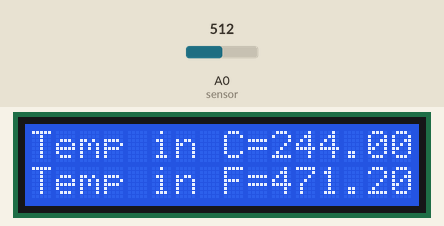
The sketch below on a simulated Arduino Uno, built with avr-gcc and run on an emulated ATmega328P. On the bench: 16×2 character LCD. Inputs (shaded band) come from the test bench; at power-on: A0 (sensor) = 512.

Above: at 1.2 s.
1.3 s: A0 (sensor) set to 218
At 1.8 s:
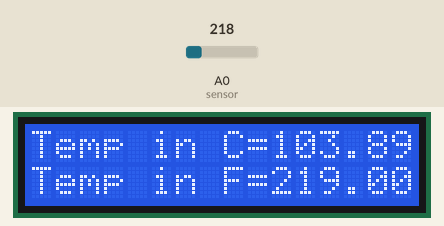
2.8 s: A0 (sensor) set to 195
At 4.0 s:
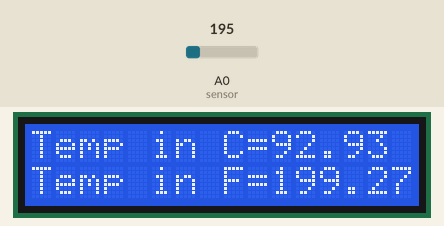
4.3 s: A0 (sensor) set to 88
At 5.1 s:
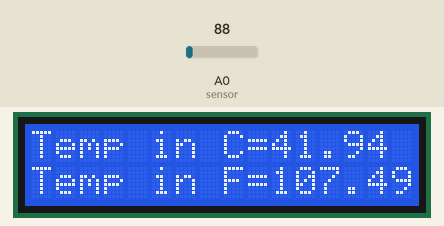
5.8 s: A0 (sensor) set to 75
At 6.4 s:
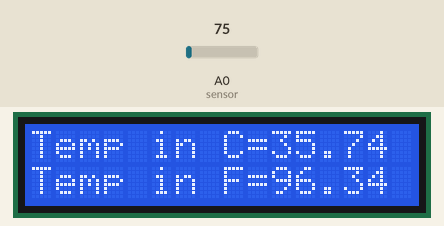
7.3 s: A0 (sensor) set to 22
At 8.5 s:
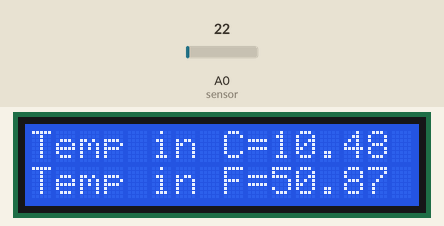
8.8 s: A0 (sensor) set to 19
At 9.9 s:
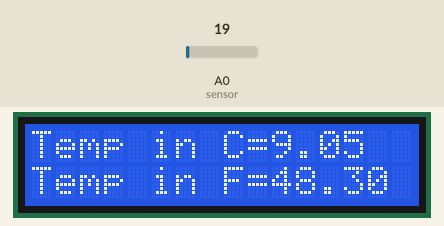
Timing chart, 0 to 11.3 s (numbered marks = the images above; inputs shaded):
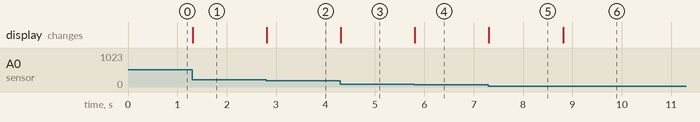

Measured:
- the behaviour switches between 210 and 209 on A0 (sensor) (found by bisection; images 1 and 2)
- the behaviour switches between 80 and 79 on A0 (sensor) (found by bisection; images 3 and 4)
- the behaviour switches between 21 and 20 on A0 (sensor) (found by bisection; images 5 and 6)
- after the input at 1.3 s, the display: changes at once (image 1)
- after the input at 2.8 s, the display: changes at once (image 2)
- after the input at 4.3 s, the display: changes at once (image 3)
- after the input at 5.8 s, the display: changes at once (image 4)
- after the input at 7.3 s, the display: changes at once (image 5)
- after the input at 8.8 s, the display: changes at once (image 6)

The sketch:

LM35.ino
```cpp
#include <LiquidCrystal.h>
float temp;
int sensor = A0;
float tempc;
float tempf;

LiquidCrystal lcd (12, 11, 5, 4, 3, 2);

void setup () {
lcd.begin (16, 2);
}

void loop () {
temp=analogRead(sensor);
// Read analog voltage from sensor and store it in a temporary float variable.
tempc = (4.88*temp*100)/1024;

// This line converts float value into °C.
tempf = (tempc*1.8)+32;

// This line converts °C into Fahrenheit.
lcd.setCursor(0,0);
lcd.print("Temp in C=");
lcd.println(tempc);

// These two lines print Temperature value in °C.
lcd.setCursor(0,1);
lcd.print("Temp in F=");
lcd.println(tempf);

// Above two lines print value in Fahrenheit
}
```
